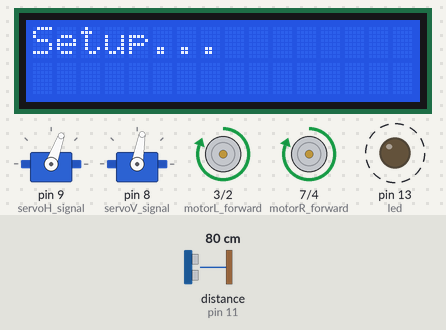
A sketch run on a simulated Arduino Uno, built with avr-gcc and run on an emulated ATmega328P. Shown: 16×2 character LCD, 2 × servo, motor-driver pin pairs drawn as motors (green arrow = first pin HIGH = forward, orange = second pin HIGH = backward, longer = more drive, scaled by the enable pin), output pins drawn as LEDs (lit = HIGH). Dashed ring = blinking. Inputs (shaded band) come from the test bench; at power-on: distance to the obstacle (sensor on pin 11) 80 cm. The echo pulse lasts 58.3 µs per cm; what the sketch prints to the serial monitor is not drawn.

Above: at 3.9 s.
4.0 s: distance to the obstacle (sensor on pin 11) set to 22 cm
7.0 s: distance to the obstacle (sensor on pin 11) set to 19 cm
At 8.6 s:
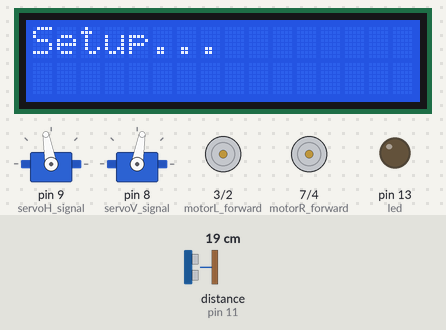
At 10.6 s:
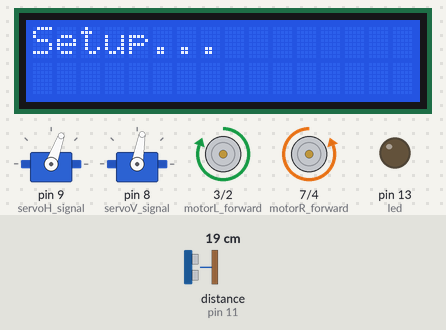
13.0 s: distance to the obstacle (sensor on pin 11) set to 35 cm
At 14.4 s:
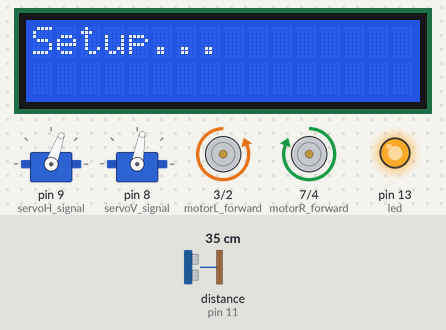
15.3 s: distance to the obstacle (sensor on pin 11) set to 2 cm
At 16.9 s:
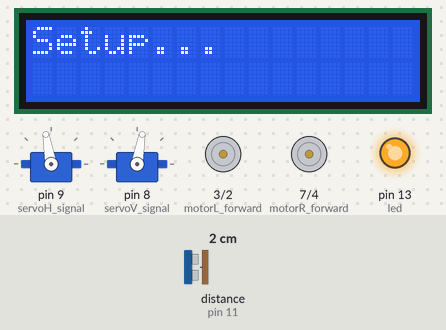
20.5 s: distance to the obstacle (sensor on pin 11) set to 4 cm
23.5 s: distance to the obstacle (sensor on pin 11) set to 6 cm
Timing chart, 0 to 27.5 s (numbered marks = the images above; inputs shaded):
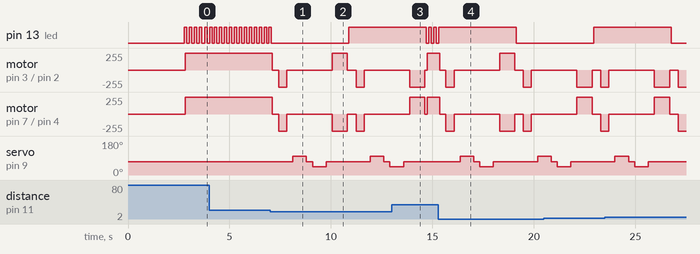

The sketch:

robor_car_control.ino
```cpp
#include <Servo.h>
#include <NewPing.h>
#include <LiquidCrystal.h>

// Digital I/0 pins 0..13
// Usable for PWM = 3,5,6,9,10,11
// Usable for interrupts = 2,3
int serialRX = 0;
int serialTX = 1;
int motorL_forward = 3;
int motorL_backward = 2;
int motorR_backward = 4;
int motorR_speed = 6;
int motorL_speed = 5;
int motorR_forward = 7;
int servoV_signal = 8;
int servoH_signal = 9;
int sonar_trig = 10;
int sonar_echo = 11;
int led = 13;

// Digital inputs A0..A5
int lcd_D4 = A3;
int lcd_D5 = A2;
int lcd_D6 = A1;
int lcd_D7 = A0;
int lcd_E  = A5;
int lcd_RS = A4;


// Drive var
boolean goesForward = false;

int motors_speed_forward = 255;
int motors_speed_backward = 255;
int motors_speed_turning = 255;
int motors_speed_stop = 0;
int motors_turn_time = 750;

// Servo to control direction of ultrasound
Servo servoH; // Ultrasonic sensor direction control horizontal
Servo servoV; // Ultrasonic sensor direction control vertical
int servoH_center = 70;
int servoH_look_right = 100;
int servoH_look_left = 45;
int servoV_center = 80;

// Ultrasonic
int sonar_distance_max = 200;
int sonar_distance = 100;
NewPing sonar(sonar_trig, sonar_echo, sonar_distance_max);

// LCD
LiquidCrystal lcd(lcd_RS,lcd_E,lcd_D4,lcd_D5,lcd_D6,lcd_D7);

void setup() {

  lcd.begin(16, 2);
  lcd.print("Setup...");

  // Serial
  Serial.begin(9600);
  while (!Serial) {
    ; // wait for serial port to connect. Needed for native USB
  }
  Serial.println("\n\nRobot Car Control Test");


  // Internal led
  pinMode(led, OUTPUT);

  // Set all the motor control pins to outputs
  pinMode(motorL_speed, OUTPUT);
  pinMode(motorR_speed, OUTPUT);
  pinMode(motorL_forward, OUTPUT);
  pinMode(motorR_forward, OUTPUT);
  pinMode(motorL_backward, OUTPUT);
  pinMode(motorR_backward, OUTPUT);

  pinMode(lcd_RS, OUTPUT);
  pinMode(lcd_E, OUTPUT);
  pinMode(lcd_D4, OUTPUT);
  pinMode(lcd_D5, OUTPUT);
  pinMode(lcd_D6, OUTPUT);
  pinMode(lcd_D7, OUTPUT);

  // Servo for ultrasonic sensor direction
  servoH.attach(servoH_signal);
  servoV.attach(servoV_signal);

  // Sonar init
  Serial.println("Sonar init - running");
  servoH.write(servoH_center);
  servoV.write(servoV_center);
  delay(2000);
  sonar_distance = readPing();
  delay(100);
  sonar_distance  = readPing();
  delay(100);
  sonar_distance  = readPing();
  delay(100);
  sonar_distance  = readPing();
  delay(100);
  Serial.println("Sonar init - done");


}

void demoUltrasonic() {
  Serial.println("Ultrasonic sensor test");


}

void demoServo()
{
  Serial.println("Servo test");
  servoH.write(0);
  Serial.println("  angle 0");
  blink();
  delay(1000);
  servoH.write(45);
  Serial.println("  angle 45");
  blink();
  delay(1000);
  servoH.write(90);
  Serial.println("  angle 90");
  blink();
  delay(1000);
  servoH.write(135);
  Serial.println("  angle 135");
  blink();
  delay(1000);
  servoH.write(180);
  Serial.println("  angle 180");
  blink();
  delay(1000);
  servoH.write(135);
  Serial.println("  angle 135");
  blink();
  delay(1000);
  servoH.write(90);
  Serial.println("  angle 90");
  blink();
  delay(1000);
  servoH.write(45);
  Serial.println("  angle 45");
  blink();
  delay(1000);
  servoH.write(0);
  Serial.println("  angle 0");
  blink();
  delay(1000);
  Serial.println("  done");
  blink();
}

void demoMotor()
{
  Serial.println("Motor test");

  // This function will run the motors across the range of possible speeds
  // Note that maximum speed is determined by the motor itself and the operating voltage

  // Turn on motors
  digitalWrite(motorL_forward, LOW);
  digitalWrite(motorL_backward, HIGH);
  digitalWrite(motorR_forward, LOW);
  digitalWrite(motorR_backward, HIGH);

  // Accelerate from zero to maximum speed

  Serial.println("  accelerating");
  for (int i = 0; i < 256; i++)

  {

    analogWrite(motorL_speed, i);
    analogWrite(motorR_speed, i);

    delay(20);
    blink();

  }

  // Decelerate from maximum speed to zero

  Serial.println("  declarating");
  for (int i = 255; i >= 0; --i)

  {

    analogWrite(motorL_speed, i);
    analogWrite(motorR_speed, i);

    delay(20);
    blink();

  }

  // Now turn off motors

  digitalWrite(motorL_forward, LOW);
  digitalWrite(motorL_backward, LOW);
  digitalWrite(motorR_forward, LOW);
  digitalWrite(motorR_backward, LOW);

  Serial.println("  done");

}

void blink() {
  static int state = 0 ;

  if (state == 0) {
    state = 1;
    digitalWrite(led, HIGH);

  }
  else
  {
    state = 0;
    digitalWrite(led, LOW);

  }
}


void motortest()
{
  Serial.println("Motor test");

  // This function will run the motors across the range of possible speeds
  // Note that maximum speed is determined by the motor itself and the operating voltage

  // Turn on motors

  analogWrite(motorL_speed, 255);
  analogWrite(motorR_speed, 255);

  Serial.println("Forward L");
  digitalWrite(motorL_forward, HIGH);
  digitalWrite(motorL_backward, LOW);
  delay(2000);
  Serial.println("Stop L");
  digitalWrite(motorL_forward, LOW);
  digitalWrite(motorL_backward, LOW);
  delay(1000);

  Serial.println("Forward R");
  digitalWrite(motorR_forward, HIGH);
  digitalWrite(motorR_backward, LOW);
  delay(2000);
  Serial.println("Stop R");
  digitalWrite(motorR_forward, LOW);
  digitalWrite(motorR_backward, LOW);
  delay(1000);

  Serial.println("Back L");
  digitalWrite(motorL_forward, LOW);
  digitalWrite(motorL_backward, HIGH);
  delay(2000);
  Serial.println("Stop L");
  digitalWrite(motorL_forward, LOW);
  digitalWrite(motorL_backward, LOW);
  delay(1000);

  Serial.println("Back R");
  digitalWrite(motorR_forward, LOW);
  digitalWrite(motorR_backward, HIGH);
  delay(2000);
  Serial.println("Stop R");
  digitalWrite(motorR_forward, LOW);
  digitalWrite(motorR_backward, LOW);
  delay(1000);

  Serial.println("All stop");
  digitalWrite(motorL_forward, LOW);
  digitalWrite(motorL_backward, LOW);
  digitalWrite(motorR_forward, LOW);
  digitalWrite(motorR_backward, LOW);
  analogWrite(motorL_speed, 0);
  analogWrite(motorR_speed, 0);
  delay(3000);

  Serial.println("done");

  delay(3000);
}


void servotest() {

  Serial.println("Servo test");

  int pos;


  for (pos = 0; pos <= 180; pos += 1) { // goes from 0 degrees to 180 degrees
    // in steps of 1 degree
    servoH.write(pos);              // tell servo to go to position in variable 'pos'
    servoV.write(pos / 2);            // tell servo to go to position in variable 'pos'
    Serial.println(pos);
    delay(100);                       // waits 15ms for the servo to reach the position
  }
  for (pos = 180; pos >= 0; pos -= 1) { // goes from 180 degrees to 0 degrees
    servoH.write(pos);              // tell servo to go to position in variable 'pos'
    servoV.write(pos / 2);            // tell servo to go to position in variable 'pos'
    Serial.println(pos);
    delay(100);                       // waits 15ms for the servo to reach the position
  }

}

int readPing() {
  Serial.println("readPing");
  delay(70);
  int cm = sonar.ping_cm();
  if (cm == 0) {
    cm = 250;
  }
  return cm;
}

int lookRight() {
  Serial.println("lookRight");
  servoH.write(servoH_look_right);
  delay(500);
  int distance = readPing();
  delay(100);
  servoH.write(servoH_center);
  return distance;
}

int lookLeft() {
  Serial.println("lookLeft");
  servoH.write(servoH_look_left);
  delay(500);
  int distance = readPing();
  delay(100);
  servoH.write(servoH_center);
  return distance;
}


void moveStop(){

  Serial.println("moveStop");

  analogWrite(motorL_speed, motors_speed_stop);
  analogWrite(motorR_speed, motors_speed_stop);


  digitalWrite(motorL_forward, LOW);
  digitalWrite(motorR_forward, LOW);
  digitalWrite(motorL_backward, LOW);
  digitalWrite(motorR_backward, LOW);
}

void moveForward(){

  if(!goesForward){
    Serial.println("moveForward");

    goesForward=true;

    analogWrite(motorL_speed, motors_speed_forward);
    analogWrite(motorR_speed, motors_speed_forward);

    digitalWrite(motorL_forward, HIGH);
    digitalWrite(motorR_forward, HIGH);

    digitalWrite(motorL_backward, LOW);
    digitalWrite(motorR_backward, LOW);
  }
}

void moveBackward(){

  Serial.println("moveBackward");

  goesForward=false;

  analogWrite(motorL_speed, motors_speed_backward);
  analogWrite(motorR_speed, motors_speed_backward);

  digitalWrite(motorL_backward, HIGH);
  digitalWrite(motorR_backward, HIGH);

  digitalWrite(motorL_forward, LOW);
  digitalWrite(motorR_forward, LOW);

}

void turnRight(){

  Serial.println("turnRight");

  analogWrite(motorL_speed, motors_speed_turning);
  analogWrite(motorR_speed, motors_speed_turning);

  digitalWrite(motorL_forward, HIGH);
  digitalWrite(motorR_backward, HIGH);

  digitalWrite(motorL_backward, LOW);
  digitalWrite(motorR_forward, LOW);

  delay(motors_turn_time);

  analogWrite(motorL_speed, motors_speed_forward);
  analogWrite(motorR_speed, motors_speed_forward);

  digitalWrite(motorL_forward, HIGH);
  digitalWrite(motorR_forward, HIGH);

  digitalWrite(motorL_backward, LOW);
  digitalWrite(motorR_backward, LOW);


}

void turnLeft(){

  Serial.println("turnLeft");

  analogWrite(motorL_speed, motors_speed_turning);
  analogWrite(motorR_speed, motors_speed_turning);

  digitalWrite(motorL_backward, HIGH);
  digitalWrite(motorR_forward, HIGH);

  digitalWrite(motorL_forward, LOW);
  digitalWrite(motorR_backward, LOW);

  delay(motors_turn_time);

  analogWrite(motorL_speed, motors_speed_forward);
  analogWrite(motorR_speed, motors_speed_forward);

  digitalWrite(motorL_forward, HIGH);
  digitalWrite(motorR_forward, HIGH);

  digitalWrite(motorL_backward, LOW);
  digitalWrite(motorR_backward, LOW);
}

void drive() {

  Serial.println("drive");

  int sonar_distance_left; // variable for the duration of sound wave travel
  int sonar_distance_right; // variable for the duration of sound wave travel

  delay(50);

  if (sonar_distance <= 20){
    moveStop();
    delay(300);
    moveBackward();
    delay(400);
    moveStop();
    delay(300);
    sonar_distance_right = lookRight();
    delay(300);
    sonar_distance_left = lookLeft();
    delay(300);

    if (sonar_distance >= sonar_distance_left){
      turnRight();
      moveStop();
    }
    else{
      turnLeft();
      moveStop();
    }
  }
  else{
    moveForward();
  }
    sonar_distance = readPing();


}

void loop() {
  blink();
  //demoUltrasonic();
  //Serial.println("Delay 5s");
  //blink();
  //delay(5000);
  //demoMotor();
  //Serial.println("Delay 5s");
  //blink();
  // delay(5000);
  //demoServo();
  //blink();
  //Serial.println("Delay 5s");
  //delay(5000);
  //motortest();
  //servotest();

  //delay(2000);
  //lookLeft();
  //delay(1000);
  //lookRight();
  //moveForward();
  //delay(2000);
  //moveBackward();
  //delay(5000);
  //turnLeft();
  //delay(2000);
  //turnRight();
  //delay(2000);

  drive();

}
```

Measured:
- the behaviour switches between 21 and 20 cm on distance to the obstacle (sensor on pin 11) (found by bisection; images 0 and 1)
